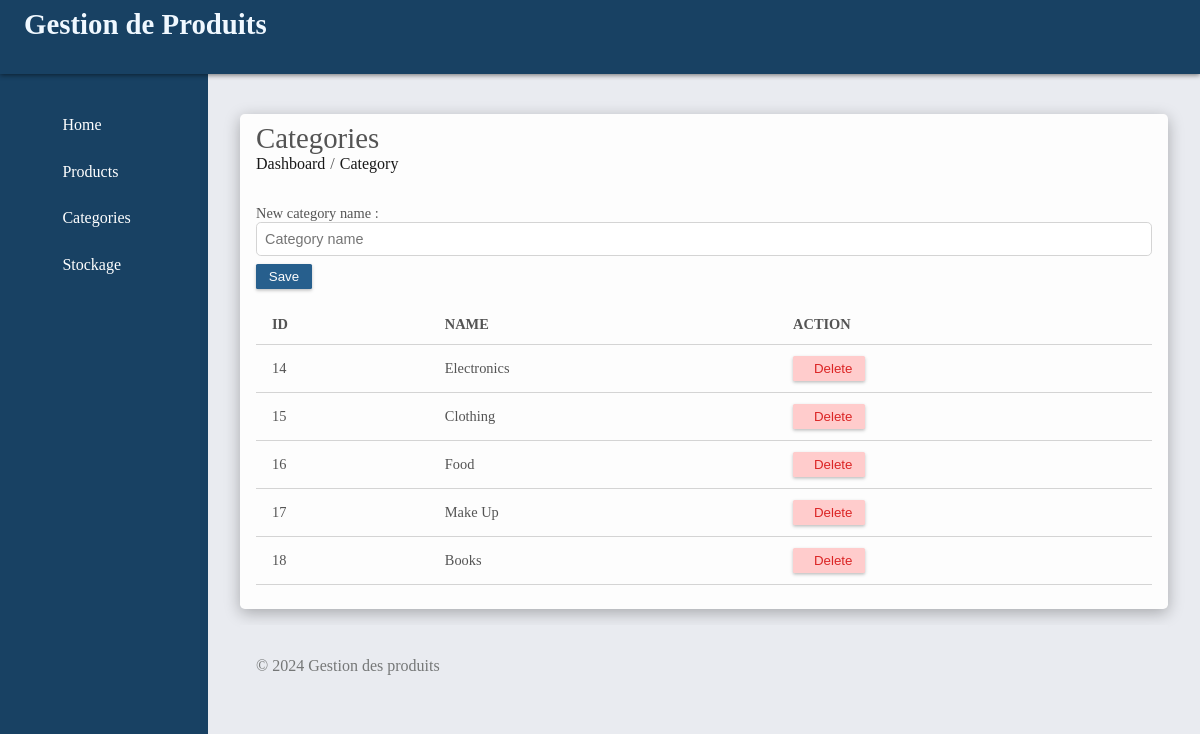
Page /projet_ouiame/category.php on the committed database.
### tables this page shows
CREATE TABLE `categories` (
  `id` int(10) NOT NULL,
  `name` varchar(100) NOT NULL
);

### projet_ouiame/category.php (the view, shortened to what this page needs)
<?php
require "connection/db.php";
?>
<!DOCTYPE html>
<html lang="en">
<head>
  <link rel="stylesheet" href="./assets/css/style.css" />
</head>
<body>
  <header>
    <h1>Gestion de Produits</h1>
  </header>
  <div class="global_wrapper">
    <aside class="left-colomn">
      <nav>
        <ul>
          <li>
            <a href="index.php"><ion-icon name="home"></ion-icon>Home</a>
          </li>
          <li>
            <a href="product.php">
              <ion-icon name="grid-outline"></ion-icon>Products</a>
          </li>
          <li>
            <a href="category.php"><ion-icon name="copy-outline"></ion-icon> Categories</a>
          </li>
          <li>
            <a href="stock.php"><ion-icon name="albums-outline"></ion-icon>Stockage</a>
          </li>
        </ul>
      </nav>
    </aside>
    <div class="main_wrapper">
      <div class="main">
        <div class="section category">
          <div class="page_indicator">
            <h1>Categories</h1>
            <ul>
              <li>
                <a href="index.php">Dashboard</a>
              </li>
              /
              <li>
                <a href="#">Category</a>
              </li>
            </ul>
          </div>
          <div class="category_stat">
            <form method="post" action="addCat.php">
              <div class="category_data">
                <label>New category name :</label>
                <input type="text" name="category" required placeholder="Category name" />
              </div>
              <div class="action">
                <button type="submit" name="category_btn" class="btn-primary">Save</button>
              </div>
            </form>
          </div>
          <div class="table_wrapper">
            <table>
              <tr>
                <th>ID</th>
                <th>Name</th>
                <th>Action</th>
              </tr>
              <?php
              $requete = "select * from categories";
              $result = mysqli_query($conn, $requete);
              if (mysqli_num_rows($result) > 0) {
                while ($cat = mysqli_fetch_assoc($result)) {
              ?>
                  <tr>
                    <td><?= $cat['id'] ?></td>
                    <td><?= $cat["name"] ?></td>
                    <td>
                      <form method="POST" action="deleteCat.php">
                        <button name="delete_btn" value="<?= $cat['id'] ?>" class="btn-red">
                          Delete
                        </button>
                      </form>
                    </td>
                  </tr>
              <?php
                }
              }
              ?>
            </table>
          </div>
        </div>
      </div>
      <div id="foot">
        <footer>
          <p>&copy; 2024 Gestion des produits</p>
        </footer>
      </div>
    </div>
  </div>
</body>
</html>

### projet_ouiame/assets/css/style.css (style rules this page uses)
* { margin :0; padding: 0; }
body { background-color: #e9ebf0; max-width: 100vw; min-height: 100vh; }
a { color: #181818; text-decoration: none; }
ul { list-style: none; }
label { font-size: .9rem; color: #545454; }
input, textarea, select { padding: .5rem; outline: none; font-size: .9rem; border-radius: .3rem; border: .05rem solid #d4d4d4; }
.btn-primary { background-color: #275f8d; color: #fdfdfd; padding: .3rem .8rem; border-radius: .1rem; border: none; box-shadow: 0rem 0.1rem 0.2rem rgba(54, 54, 54, 0.315); cursor: pointer; }
.btn-red { background-color: #ffcccc; color: #db2525; padding: .3rem .8rem; border-radius: .1rem; border: none; box-shadow: 0rem 0.1rem 0.2rem rgba(54, 54, 54, 0.315); cursor: pointer; }

### rows in the picture
categories: id "14", name "Electronics"
categories: id "15", name "Clothing"
categories: id "16", name "Food"
categories: id "17", name "Make Up"
categories: id "18", name "Books"
